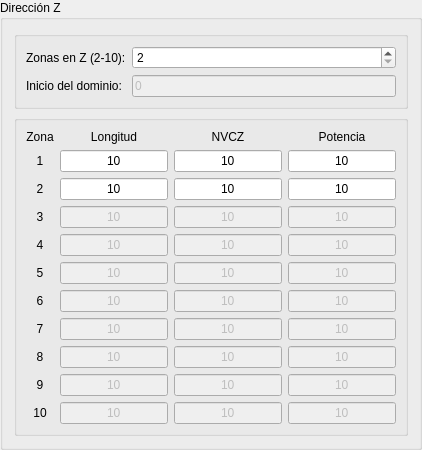
        <widget class="QGroupBox" name="gb_dirzvz_vz">
         <property name="title">
          <string>Dirección Z</string>
         </property>
         <layout class="QVBoxLayout" name="verticalLayout_7">
          <item>
           <widget class="QGroupBox" name="gb_dirzcil_vz1">
            <property name="title">
             <string/>
            </property>
            <layout class="QFormLayout" name="formLayout_13">
             <item row="0" column="0">
              <widget class="QLabel" name="lb_dirzcil_numz">
               <property name="text">
                <string>Zonas en Z (2-10):</string>
               </property>
              </widget>
             </item>
             <item row="0" column="1">
              <widget class="QSpinBox" name="sb_dirzcil_numz">
               <property name="minimum">
                <number>2</number>
               </property>
               <property name="maximum">
                <number>10</number>
               </property>
              </widget>
             </item>
             <item row="1" column="0">
              <widget class="QLabel" name="lb_dirzcil_inidom">
               <property name="text">
                <string>Inicio del dominio:</string>
               </property>
              </widget>
             </item>
             <item row="1" column="1">
              <widget class="QLineEdit" name="le_dirzcil_inidom">
               <property name="enabled">
                <bool>false</bool>
               </property>
               <property name="text">
                <string>0</string>
               </property>
              </widget>
             </item>
            </layout>
           </widget>
          </item>
          <item>
           <widget class="QGroupBox" name="gb_dirzcil_vz2">
            <property name="title">
             <string/>
            </property>
            <layout class="QGridLayout" name="gridLayout_6">
             <item row="8" column="0">
              <widget class="QLabel" name="lb_dirzcil_zona8">
               <property name="text">
                <string>8</string>
               </property>
               <property name="alignment">
                <set>Qt::AlignCenter</set>
               </property>
              </widget>
             </item>
             <item row="4" column="1">
              <widget class="QLineEdit" name="le_dirzcil_lon_zon4">
               <property name="enabled">
                <bool>false</bool>
               </property>
               <property name="text">
                <string>10</string>
               </property>
               <property name="alignment">
                <set>Qt::AlignCenter</set>
               </property>
              </widget>
             </item>
             <item row="9" column="2">
              <widget class="QLineEdit" name="le_dirzcil_nvczcil_zon9">
               <property name="enabled">
                <bool>false</bool>
               </property>
               <property name="text">
                <string>10</string>
               </property>
               <property name="alignment">
                <set>Qt::AlignCenter</set>
               </property>
              </widget>
             </item>
             <item row="0" column="3">
              <widget class="QLabel" name="lb_dirzcil_poten">
               <property name="text">
                <string>Potencia</string>
               </property>
               <property name="alignment">
                <set>Qt::AlignCenter</set>
               </property>
              </widget>
             </item>
             <item row="2" column="2">
              <widget class="QLineEdit" name="le_dirzcil_nvczcil_zon2">
               <property name="enabled">
                <bool>true</bool>
               </property>
               <property name="text">
                <string>10</string>
               </property>
               <property name="alignment">
                <set>Qt::AlignCenter</set>
               </property>
              </widget>
             </item>
             <item row="2" column="3">
              <widget class="QLineEdit" name="le_dirzcil_poten_zon2">
               <property name="enabled">
                <bool>true</bool>
               </property>
               <property name="text">
                <string>10</string>
               </property>
               <property name="alignment">
                <set>Qt::AlignCenter</set>
               </property>
              </widget>
             </item>
             <item row="4" column="2">
              <widget class="QLineEdit" name="le_dirzcil_nvczcil_zon4">
               <property name="enabled">
                <bool>false</bool>
               </property>
               <property name="text">
                <string>10</string>
               </property>
               <property name="alignment">
                <set>Qt::AlignCenter</set>
               </property>
              </widget>
             </item>
             <item row="5" column="0">
              <widget class="QLabel" name="lb_dirzcil_zona5">
               <property name="text">
                <string>5</string>
               </property>
               <property name="alignment">
                <set>Qt::AlignCenter</set>
               </property>
              </widget>
             </item>
             <item row="5" column="2">
              <widget class="QLineEdit" name="le_dirzcil_nvczcil_zon5">
               <property name="enabled">
                <bool>false</bool>
               </property>
               <property name="text">
                <string>10</string>
               </property>
               <property name="alignment">
                <set>Qt::AlignCenter</set>
               </property>
              </widget>
             </item>
             <item row="2" column="1">
              <widget class="QLineEdit" name="le_dirzcil_lon_zon2">
               <property name="enabled">
                <bool>true</bool>
               </property>
               <property name="text">
                <string>10</string>
               </property>
               <property name="alignment">
                <set>Qt::AlignCenter</set>
               </property>
              </widget>
             </item>
             <item row="4" column="3">
              <widget class="QLineEdit" name="le_dirzcil_poten_zon4">
               <property name="enabled">
                <bool>false</bool>
               </property>
               <property name="text">
                <string>10</string>
               </property>
               <property name="alignment">
                <set>Qt::AlignCenter</set>
               </property>
              </widget>
             </item>
             <item row="5" column="3">
              <widget class="QLineEdit" name="le_dirzcil_poten_zon5">
               <property name="enabled">
                <bool>false</bool>
               </property>
               <property name="text">
                <string>10</string>
               </property>
               <property name="alignment">
                <set>Qt::AlignCenter</set>
               </property>
              </widget>
             </item>
             <item row="1" column="2">
              <widget class="QLineEdit" name="le_dirzcil_nvczcil_zon1">
               <property name="enabled">
                <bool>true</bool>
               </property>
               <property name="text">
                <string>10</string>
               </property>
               <property name="alignment">
                <set>Qt::AlignCenter</set>
               </property>
              </widget>
             </item>
             <item row="9" column="0">
              <widget class="QLabel" name="lb_dirzcil_zona9">
               <property name="text">
                <string>9</string>
               </property>
               <property name="alignment">
                <set>Qt::AlignCenter</set>
               </property>
              </widget>
             </item>
             <item row="4" column="0">
              <widget class="QLabel" name="lb_dirzcil_zona4">
               <property name="text">
                <string>4</string>
               </property>
               <property name="alignment">
                <set>Qt::AlignCenter</set>
               </property>
              </widget>
             </item>
             <item row="7" column="1">
              <widget class="QLineEdit" name="le_dirzcil_lon_zon7">
               <property name="enabled">
                <bool>false</bool>
               </property>
               <property name="text">
                <string>10</string>
               </property>
               <property name="alignment">
                <set>Qt::AlignCenter</set>
               </property>
              </widget>
             </item>
             <item row="7" column="3">
              <widget class="QLineEdit" name="le_dirzcil_poten_zon7">
               <property name="enabled">
                <bool>false</bool>
               </property>
               <property name="text">
                <string>10</string>
               </property>
               <property name="alignment">
                <set>Qt::AlignCenter</set>
               </property>
              </widget>
             </item>
             <item row="8" column="3">
              <widget class="QLineEdit" name="le_dirzcil_poten_zon8">
               <property name="enabled">
                <bool>false</bool>
               </property>
               <property name="text">
                <string>10</string>
               </property>
               <property name="alignment">
                <set>Qt::AlignCenter</set>
               </property>
              </widget>
             </item>
             <item row="8" column="2">
              <widget class="QLineEdit" name="le_dirzcil_nvczcil_zon8">
               <property name="enabled">
                <bool>false</bool>
               </property>
               <property name="text">
                <string>10</string>
               </property>
               <property name="alignment">
                <set>Qt::AlignCenter</set>
               </property>
              </widget>
             </item>
             <item row="6" column="1">
              <widget class="QLineEdit" name="le_dirzcil_lon_zon6">
               <property name="enabled">
                <bool>false</bool>
               </property>
               <property name="text">
                <string>10</string>
               </property>
               <property name="alignment">
                <set>Qt::AlignCenter</set>
               </property>
              </widget>
             </item>
             <item row="1" column="0">
              <widget class="QLabel" name="lb_dirzcil_zona1">
               <property name="text">
                <string>1</string>
               </property>
               <property name="alignment">
                <set>Qt::AlignCenter</set>
               </property>
              </widget>
             </item>
             <item row="3" column="0">
              <widget class="QLabel" name="lb_dirzcil_zona3">
               <property name="text">
                <string>3</string>
               </property>
               <property name="alignment">
                <set>Qt::AlignCenter</set>
               </property>
              </widget>
             </item>
             <item row="3" column="2">
              <widget class="QLineEdit" name="le_dirzcil_nvczcil_zon3">
               <property name="enabled">
                <bool>false</bool>
               </property>
               <property name="text">
                <string>10</string>
               </property>
               <property name="alignment">
                <set>Qt::AlignCenter</set>
               </property>
              </widget>
             </item>
             <item row="5" column="1">
              <widget class="QLineEdit" name="le_dirzcil_lon_zon5">
               <property name="enabled">
                <bool>false</bool>
               </property>
               <property name="text">
                <string>10</string>
               </property>
               <property name="alignment">
                <set>Qt::AlignCenter</set>
               </property>
              </widget>
             </item>
             <item row="6" column="3">
              <widget class="QLineEdit" name="le_dirzcil_poten_zon6">
               <property name="enabled">
                <bool>false</bool>
               </property>
               <property name="text">
                <string>10</string>
               </property>
               <property name="alignment">
                <set>Qt::AlignCenter</set>
               </property>
              </widget>
             </item>
             <item row="9" column="1">
              <widget class="QLineEdit" name="le_dirzcil_lon_zon9">
               <property name="enabled">
                <bool>false</bool>
               </property>
               <property name="text">
                <string>10</string>
               </property>
               <property name="alignment">
                <set>Qt::AlignCenter</set>
               </property>
              </widget>
             </item>
             <item row="9" column="3">
              <widget class="QLineEdit" name="le_dirzcil_poten_zon9">
               <property name="enabled">
                <bool>false</bool>
               </property>
               <property name="text">
                <string>10</string>
               </property>
               <property name="alignment">
                <set>Qt::AlignCenter</set>
               </property>
              </widget>
             </item>
             <item row="0" column="1">
              <widget class="QLabel" name="lb_dirzcil_lon">
               <property name="text">
                <string>Longitud</string>
               </property>
               <property name="alignment">
                <set>Qt::AlignCenter</set>
               </property>
              </widget>
             </item>
             <item row="0" column="2">
              <widget class="QLabel" name="lb_dirzcil_nvczcil">
               <property name="text">
                <string>NVCZ</string>
               </property>
               <property name="alignment">
                <set>Qt::AlignCenter</set>
               </property>
              </widget>
             </item>
             <item row="3" column="3">
              <widget class="QLineEdit" name="le_dirzcil_poten_zon3">
               <property name="enabled">
                <bool>false</bool>
               </property>
               <property name="text">
                <string>10</string>
               </property>
               <property name="alignment">
                <set>Qt::AlignCenter</set>
               </property>
              </widget>
             </item>
             <item row="7" column="2">
              <widget class="QLineEdit" name="le_dirzcil_nvczcil_zon7">
               <property name="enabled">
                <bool>false</bool>
               </property>
               <property name="text">
                <string>10</string>
               </property>
               <property name="alignment">
                <set>Qt::AlignCenter</set>
               </property>
              </widget>
             </item>
             <item row="1" column="1">
              <widget class="QLineEdit" name="le_dirzcil_lon_zon1">
               <property name="enabled">
                <bool>true</bool>
               </property>
               <property name="text">
                <string>10</string>
               </property>
               <property name="alignment">
                <set>Qt::AlignCenter</set>
               </property>
              </widget>
             </item>
             <item row="7" column="0">
              <widget class="QLabel" name="lb_dirzcil_zona7">
               <property name="text">
                <string>7</string>
               </property>
               <property name="alignment">
                <set>Qt::AlignCenter</set>
               </property>
              </widget>
             </item>
             <item row="3" column="1">
              <widget class="QLineEdit" name="le_dirzcil_lon_zon3">
               <property name="enabled">
                <bool>false</bool>
               </property>
               <property name="text">
                <string>10</string>
               </property>
               <property name="alignment">
                <set>Qt::AlignCenter</set>
               </property>
              </widget>
             </item>
             <item row="6" column="0">
              <widget class="QLabel" name="lb_dirzcil_zona6">
               <property name="text">
                <string>6</string>
               </property>
               <property name="alignment">
                <set>Qt::AlignCenter</set>
               </property>
              </widget>
             </item>
             <item row="8" column="1">
              <widget class="QLineEdit" name="le_dirzcil_lon_zon8">
               <property name="enabled">
                <bool>false</bool>
               </property>
               <property name="text">
                <string>10</string>
               </property>
               <property name="alignment">
                <set>Qt::AlignCenter</set>
               </property>
              </widget>
             </item>
             <item row="1" column="3">
              <widget class="QLineEdit" name="le_dirzcil_poten_zon1">
               <property name="enabled">
                <bool>true</bool>
               </property>
               <property name="text">
                <string>10</string>
               </property>
               <property name="alignment">
                <set>Qt::AlignCenter</set>
               </property>
              </widget>
             </item>
             <item row="6" column="2">
              <widget class="QLineEdit" name="le_dirzcil_nvczcil_zon6">
               <property name="enabled">
                <bool>false</bool>
               </property>
               <property name="text">
                <string>10</string>
               </property>
               <property name="alignment">
                <set>Qt::AlignCenter</set>
               </property>
              </widget>
             </item>
             <item row="0" column="0">
              <widget class="QLabel" name="lb_dirzcil_zona">
               <property name="text">
                <string>Zona</string>
               </property>
               <property name="alignment">
                <set>Qt::AlignCenter</set>
               </property>
              </widget>
             </item>
             <item row="2" column="0">
              <widget class="QLabel" name="lb_dirzcil_zona2">
               <property name="text">
                <string>2</string>
               </property>
               <property name="alignment">
                <set>Qt::AlignCenter</set>
               </property>
              </widget>
             </item>
             <item row="10" column="0">
              <widget class="QLabel" name="lb_dirzcil_zona10">
               <property name="text">
                <string>10</string>
               </property>
               <property name="alignment">
                <set>Qt::AlignCenter</set>
               </property>
              </widget>
             </item>
             <item row="10" column="1">
              <widget class="QLineEdit" name="le_dirzcil_lon_zon10">
               <property name="enabled">
                <bool>false</bool>
               </property>
               <property name="text">
                <string>10</string>
               </property>
               <property name="alignment">
                <set>Qt::AlignCenter</set>
               </property>
              </widget>
             </item>
             <item row="10" column="2">
              <widget class="QLineEdit" name="le_dirzcil_nvczcil_zon10">
               <property name="enabled">
                <bool>false</bool>
               </property>
               <property name="text">
                <string>10</string>
               </property>
               <property name="alignment">
                <set>Qt::AlignCenter</set>
               </property>
              </widget>
             </item>
             <item row="10" column="3">
              <widget class="QLineEdit" name="le_dirzcil_poten_zon10">
               <property name="enabled">
                <bool>false</bool>
               </property>
               <property name="text">
                <string>10</string>
               </property>
               <property name="alignment">
                <set>Qt::AlignCenter</set>
               </property>
              </widget>
             </item>
            </layout>
           </widget>
          </item>
         </layout>
        </widget>
